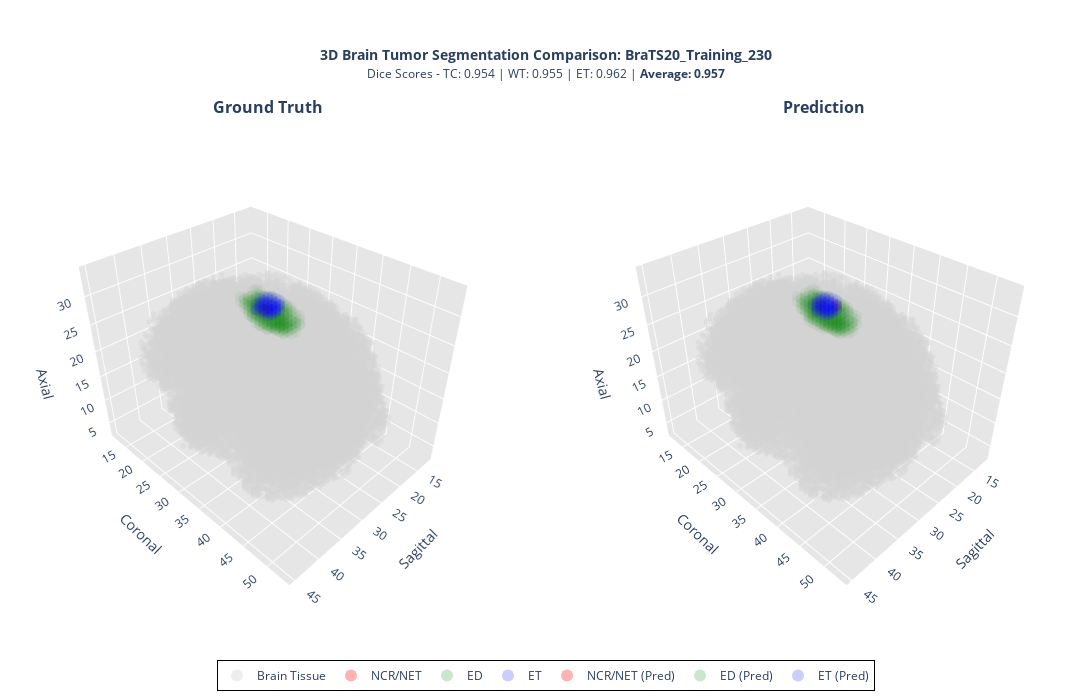

Write notebook code for a chart like this one.
### Code cell
# 3D for best
print(f"Creating side-by-side 3D comparison for BEST case: {predictions[best_idx]['case_id']}")
print(f"Average Dice Score: {avg_dice_per_case[best_idx]:.4f}")
print("="*80)
visualize_3d_comparison(predictions[best_idx])

### Figure 1 — Plotly figure (JSON) as saved in the notebook; plotly's stock layout.template omitted (floating-point values rounded to 4 significant figures; data arrays with more than 128 entries replaced by an {"elided": "..."} marker saying what was removed)
{"data": [{"legendgroup": "brain", "marker": {"color": "lightgray", "opacity": 0.4, "size": 2}, "mode": "markers", "name": "Brain Tissue", "scene": "scene", "showlegend": true, "type": "scatter3d", "x": {"elided": "15000 int values"}, "y": {"elided": "15000 int values"}, "z": {"elided": "15000 int values"}}, {"legendgroup": "gt_1", "marker": {"color": "red", "opacity": 0.3, "size": 4}, "mode": "markers", "name": "NCR/NET", "scene": "scene", "showlegend": true, "type": "scatter3d", "x": [15, 14], "y": [18, 18], "z": [18, 18]}, {"legendgroup": "gt_2", "marker": {"color": "green", "opacity": 0.05, "size": 4}, "mode": "markers", "name": "ED", "scene": "scene", "showlegend": true, "type": "scatter3d", "x": {"elided": "261 int values"}, "y": {"elided": "261 int values"}, "z": {"elided": "261 int values"}}, {"legendgroup": "gt_4", "marker": {"color": "blue", "opacity": 0.1, "size": 4}, "mode": "markers", "name": "ET", "scene": "scene", "showlegend": true, "type": "scatter3d", "x": [18, 17, 14, 15, 15, 16, 15, 16, 14, 17, 17, 16, 16, 14, 17, 14, 16, 15, 16, 17, 14, 15, 14, 16, 17, 17, 15, 17, 15, 17, 18, 15, 17, 15, 16, 14, 17, 16, 13, 15, 13, 16, 16, 15, 14, 15, 14, 16, 16, 16, 16, 15, 15, 14], "y": [20, 21, 21, 18, 19, 22, 22, 18, 20, 21, 19, 19, 18, 21, 21, 20, 18, 20, 21, 20, 21, 21, 20, 19, 18, 19, 21, 20, 19, 19, 19, 18, 20, 20, 20, 20, 18, 20, 20, 21, 19, 20, 21, 19, 19, 20, 19, 20, 21, 22, 19, 19, 20, 19], "z": [21, 20, 19, 20, 20, 21, 21, 19, 18, 21, 19, 19, 21, 21, 19, 19, 20, 20, 20, 20, 20, 21, 20, 20, 20, 21, 20, 19, 18, 20, 20, 21, 21, 19, 20, 21, 19, 21, 19, 19, 18, 19, 21, 21, 19, 21, 21, 22, 19, 20, 21, 19, 18, 18]}, {"legendgroup": "brain2", "marker": {"color": "lightgray", "opacity": 0.4, "size": 2}, "mode": "markers", "name": "Brain Tissue", "scene": "scene2", "showlegend": false, "type": "scatter3d", "x": {"elided": "15000 int values"}, "y": {"elided": "15000 int values"}, "z": {"elided": "15000 int values"}}, {"legendgroup": "pred_1", "marker": {"color": "red", "opacity": 0.3, "size": 4}, "mode": "markers", "name": "NCR/NET (Pred)", "scene": "scene2", "showlegend": true, "type": "scatter3d", "x": [15, 13], "y": [18, 20], "z": [19, 19]}, {"legendgroup": "pred_2", "marker": {"color": "green", "opacity": 0.05, "size": 4}, "mode": "markers", "name": "ED (Pred)", "scene": "scene2", "showlegend": true, "type": "scatter3d", "x": {"elided": "273 int values"}, "y": {"elided": "273 int values"}, "z": {"elided": "273 int values"}}, {"legendgroup": "pred_4", "marker": {"color": "blue", "opacity": 0.1, "size": 4}, "mode": "markers", "name": "ET (Pred)", "scene": "scene2", "showlegend": true, "type": "scatter3d", "x": [16, 17, 16, 14, 16, 16, 15, 14, 17, 15, 17, 15, 18, 16, 15, 14, 17, 17, 15, 16, 14, 15, 14, 15, 14, 15, 14, 14, 16, 16, 15, 14, 16, 16, 15, 16, 17, 17, 16, 15, 14, 17, 14, 18, 15, 15, 17, 16, 16, 13, 15, 14, 16, 15, 17], "y": [19, 20, 20, 18, 20, 22, 22, 19, 18, 19, 21, 18, 20, 21, 21, 19, 21, 19, 20, 20, 20, 19, 19, 21, 19, 21, 21, 21, 19, 18, 19, 21, 18, 21, 20, 22, 19, 20, 20, 22, 20, 19, 20, 20, 18, 20, 20, 19, 18, 19, 20, 20, 21, 19, 21], "z": [21, 21, 22, 18, 19, 21, 20, 20, 20, 20, 21, 20, 21, 19, 21, 19, 20, 20, 20, 21, 21, 19, 18, 20, 21, 19, 21, 19, 19, 19, 21, 20, 20, 21, 21, 20, 19, 19, 20, 21, 19, 21, 20, 20, 21, 18, 20, 20, 21, 18, 19, 18, 20, 18, 19]}], "layout": {"annotations": [{"font": {"size": 16}, "showarrow": false, "text": "<b>Ground Truth</b>", "x": 0.245, "xanchor": "center", "xref": "paper", "y": 1, "yanchor": "bottom", "yref": "paper"}, {"font": {"size": 16}, "showarrow": false, "text": "<b>Prediction</b>", "x": 0.755, "xanchor": "center", "xref": "paper", "y": 1, "yanchor": "bottom", "yref": "paper"}], "height": 700, "legend": {"bgcolor": "rgba(255,255,255,0.6)", "bordercolor": "black", "borderwidth": 1, "font": {"size": 12}, "itemsizing": "constant", "orientation": "h", "x": 0.5, "xanchor": "center", "y": -0.08, "yanchor": "top"}, "margin": {"b": 80, "l": 0, "r": 0, "t": 120}, "scene": {"aspectmode": "data", "camera": {"eye": {"x": 1.5, "y": 1.5, "z": 1.5}}, "domain": {"x": [0, 0.49], "y": [0, 1]}, "xaxis": {"backgroundcolor": "rgb(230, 230,230)", "showbackground": true, "title": {"text": "Sagittal"}}, "yaxis": {"backgroundcolor": "rgb(230, 230,230)", "showbackground": true, "title": {"text": "Coronal"}}, "zaxis": {"backgroundcolor": "rgb(230, 230,230)", "showbackground": true, "title": {"text": "Axial"}}}, "scene2": {"aspectmode": "data", "camera": {"eye": {"x": 1.5, "y": 1.5, "z": 1.5}}, "domain": {"x": [0.51, 1], "y": [0, 1]}, "xaxis": {"backgroundcolor": "rgb(230, 230,230)", "showbackground": true, "title": {"text": "Sagittal"}}, "yaxis": {"backgroundcolor": "rgb(230, 230,230)", "showbackground": true, "title": {"text": "Coronal"}}, "zaxis": {"backgroundcolor": "rgb(230, 230,230)", "showbackground": true, "title": {"text": "Axial"}}}, "title": {"font": {"size": 14}, "text": "<b>3D Brain Tumor Segmentation Comparison: BraTS20_Training_230</b><br><span style=\"font-size:12px\">Dice Scores - TC: 0.954 | WT: 0.955 | ET: 0.962 | <b>Average: 0.957</b></span>", "x": 0.5, "xanchor": "center"}, "width": 1400}}
